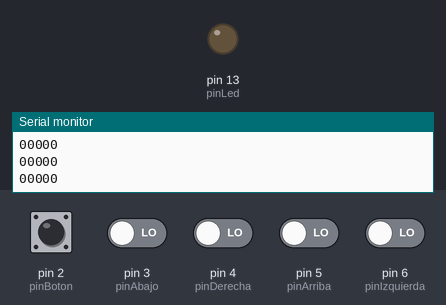
A sketch run on a simulated Arduino Uno, built with avr-gcc and run on an emulated ATmega328P. Shown: output pins drawn as LEDs (lit = HIGH), the last lines printed to the serial monitor. The inputs (shaded band) are chosen by the test bench; at power-on: pin 2 (pinBoton), pin 3 (pinAbajo), pin 4 (pinDerecha), pin 5 (pinArriba), pin 6 (pinIzquierda) LOW.

Above: at 1.2 s.
1.3 s: pin 2 (pinBoton) pulled HIGH for 0.15 s
At 1.4 s:
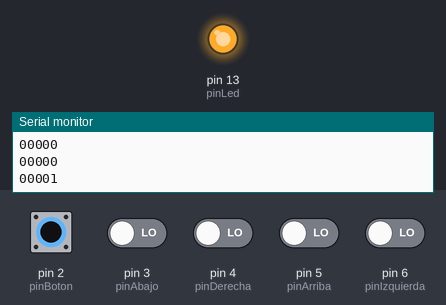
Timing chart, 0 to 4.3 s (numbered marks = the images above; inputs shaded):
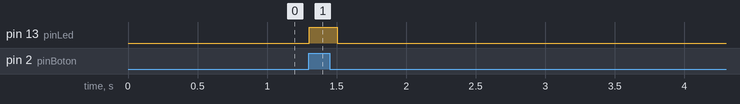

The sketch:

03_botones_digital.ino
```cpp
/*
  03 Mando digital

  Creación de un mando a partir de varios botones.
  Ponencia "Evolución de los mandos de videojuegos y Arduino"

  Creado el 18 Feb 2019
  por Alfonso Jiménez Vílchez

  GNU GPL 3.0
  https://github.com/sambrista/velez-impulsa-1819/
*/

int arriba, abajo, izquierda, derecha, boton; // Variable donde almacenamos el valor del botón
int pinBoton = 2; // Pin donde leemos el botón
int pinArriba = 5; // Pin donde leemos el botón
int pinAbajo = 3; // Pin donde leemos el botón
int pinIzquierda= 6; // Pin donde leemos el botón
int pinDerecha = 4; // Pin donde leemos el botón
int pinLed = 13; // Pin donde enchufamos el LED

void setup() {
  pinMode(pinLed, OUTPUT);
  pinMode(pinBoton,INPUT);
  pinMode(pinArriba,INPUT);
  pinMode(pinAbajo,INPUT);
  pinMode(pinIzquierda,INPUT);
  pinMode(pinDerecha,INPUT);

  Serial.begin(9600);
}

void loop() {
  izquierda = digitalRead(pinIzquierda);
  arriba = digitalRead(pinArriba);
  derecha = digitalRead(pinDerecha);
  abajo = digitalRead(pinAbajo);
  boton = digitalRead(pinBoton);
  digitalWrite(pinLed,boton);
  Serial.print(izquierda);
  Serial.print(arriba);
  Serial.print(derecha);
  Serial.print(abajo);
  Serial.println(boton);
  delay(100);
}
```

Measured:
- after the input at 1.3 s, pin 13 (pinLed): LOW → HIGH at once, → LOW 0.20 s later
